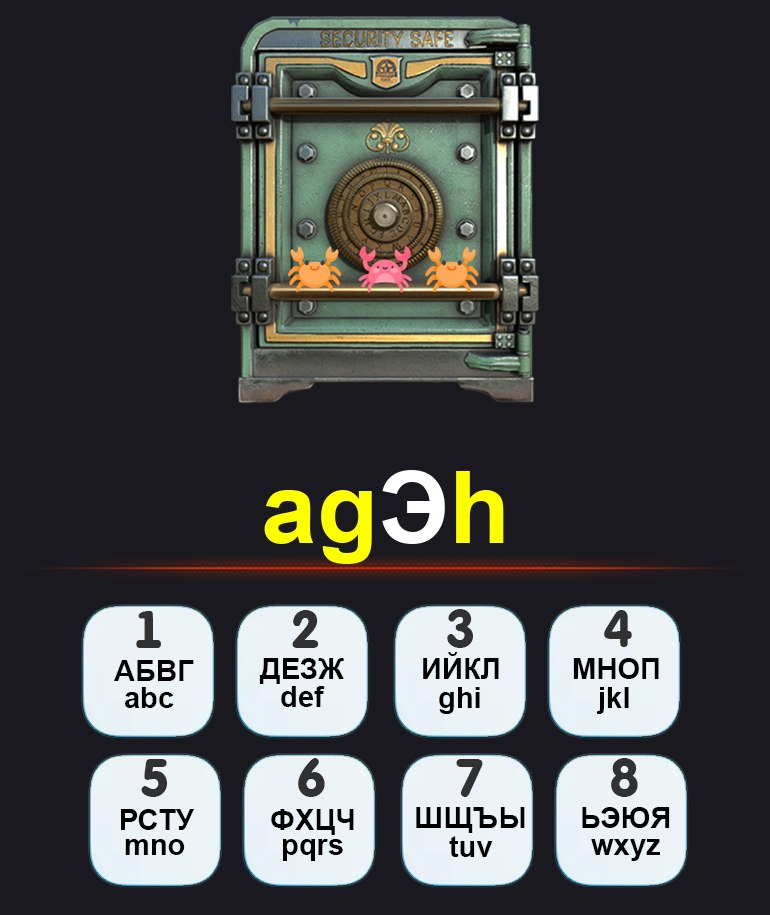
#> input picture test_data/1.jpg, 770 x 915 px
$ python -i ocr.py   (imports and definitions only)
#> lines starting #> are read from the running program, lines starting #| are printed output that depends on the picture; after the words box and inside, x2 and y2 are one past the last pixel; in counts of white or black regions, pixels touching at a corner belong together
#> further down, picture is the input picture: PIL image 770x915 RGB; mean R, G, B 74.5, 75.2, 75.2
import numpy as np
from PIL import Image, ImageOps
import pytesseract

RU = "АБВГДЕЖЗИЙКЛМНОПРСТУФХЦЧШЩЪЫЬЭЮЯ"
EN = "abcdefghijklmnopqrstuvwxyz"
BASE_W, BASE_H = 770, 915
BASE_BOX = (170, 450, 610, 567)


def crop_code(img: Image.Image) -> Image.Image:
    w, h = img.size
    if (w, h) == (BASE_W, BASE_H):
        return img.crop(BASE_BOX)
    kx, ky = w / BASE_W, h / BASE_H
    x1, y1, x2, y2 = BASE_BOX
    return img.crop((int(x1 * kx), int(y1 * ky), int(x2 * kx), int(y2 * ky)))


def extract_code(img: Image.Image) -> str:
    arr = np.array(img.convert("RGB"), dtype=int)
    r, g, b = arr[..., 0], arr[..., 1], arr[..., 2]
    # пороги чуть мягче 250/240, чтобы захватить сглаженные края букв
    white = (r > 200) & (g > 200) & (b > 200)  # русские заглавные
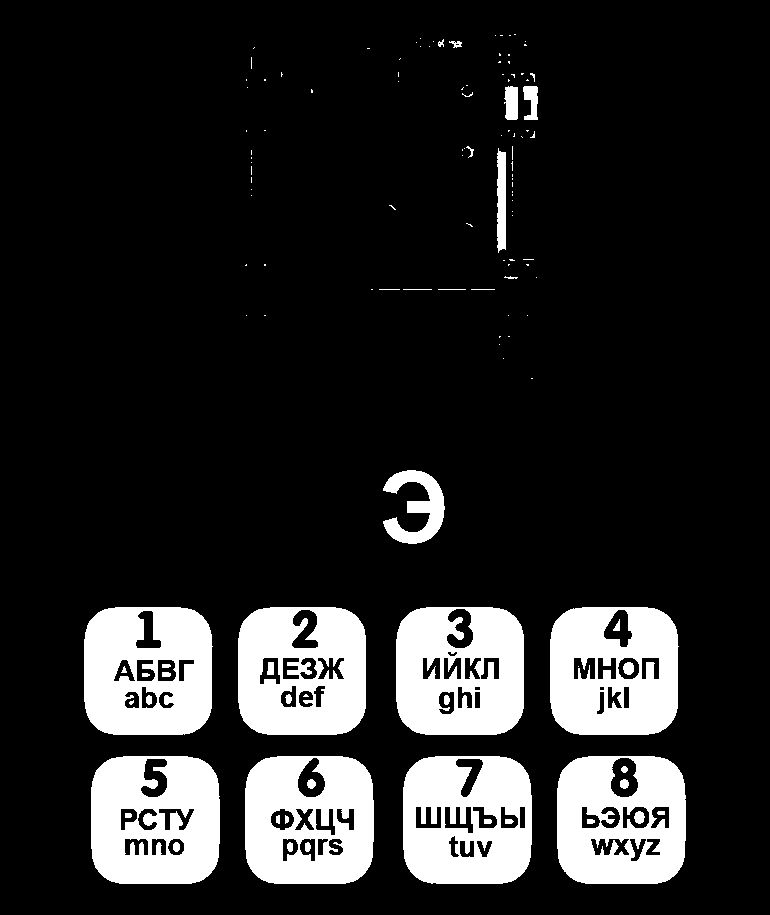
#> white: shape (915, 770) bool; 15.8% white; 130 white regions (86 under 20 px), largest, box (x1, y1, x2, y2) and area: (91, 756, 220, 884) 13513, (84, 607, 213, 735) 13409, (396, 607, 524, 735) 13334
    yellow = (r > 200) & (g > 200) & (b < 100)  # английские строчные
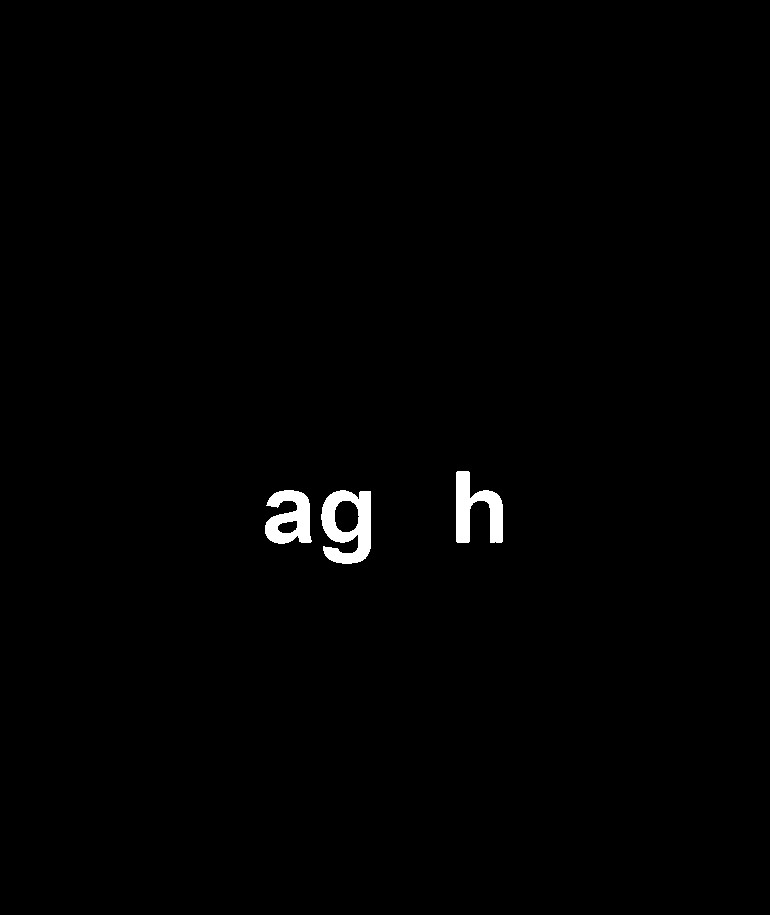
#> yellow: shape (915, 770) bool; 0.82% white; 3 white regions, box (x1, y1, x2, y2) and area: (321, 490, 371, 564) 2299, (456, 471, 503, 543) 1843, (265, 490, 312, 544) 1643
    combined = white | yellow
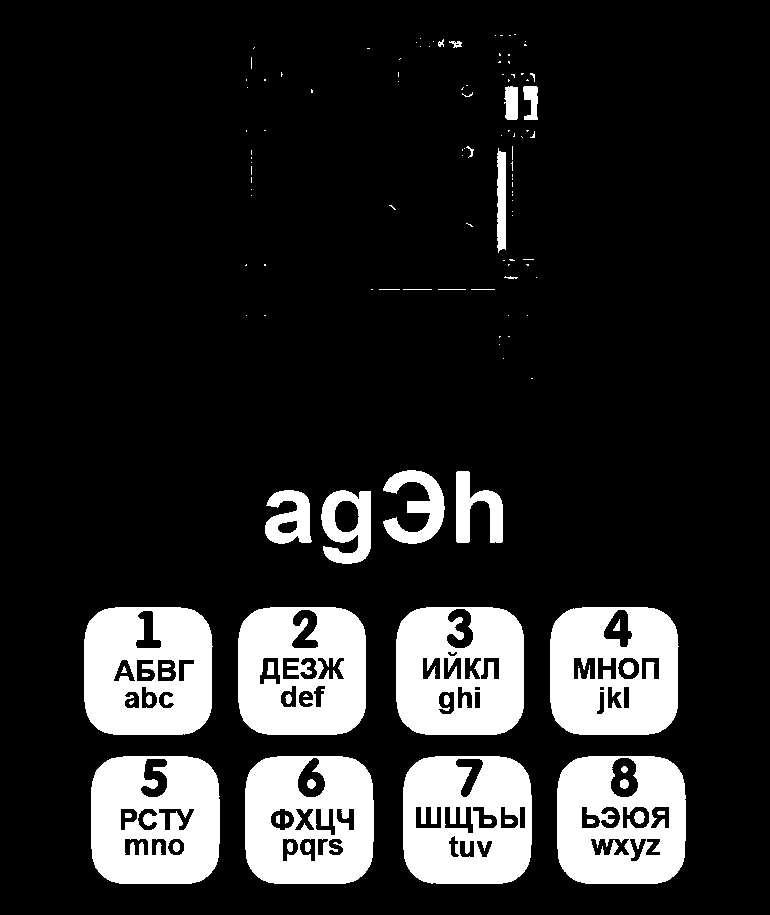
#> combined: shape (915, 770) bool; 16.7% white; 133 white regions (86 under 20 px), largest, box (x1, y1, x2, y2) and area: (91, 756, 220, 884) 13513, (84, 607, 213, 735) 13409, (396, 607, 524, 735) 13334
    if not combined.any():
        return ""

    # сегментация по столбцам: каждый символ — отдельный блок
    col = combined.any(axis=0)
    boxes, start = [], None
    for x in range(len(col)):
        if col[x] and start is None:
            start = x
        elif not col[x] and start is not None:
            boxes.append((start, x))
            start = None
#> after the loop, boxes = [(84, 220), (238, 374), (379, 538), (550, 686)]
    if start is not None:
        boxes.append((start, len(col)))
    boxes = [bx for bx in boxes if bx[1] - bx[0] >= 4][:5]

    chars = []
    for x1, x2 in boxes:
        is_ru = white[:, x1:x2].sum() >= yellow[:, x1:x2].sum()
        mask = (white if is_ru else yellow)[:, x1:x2]
        rows = np.where(mask.any(axis=1))[0]
        if rows.size < 10:
            continue
        y1, y2 = rows[0], rows[-1] + 1
        chars.append((mask[y1:y2], is_ru))
#> this loop made 4 passes
#> (x1, x2, y1) on passes 1 to 4: (84, 220, 607), (238, 374, 47), (379, 538, 34), (550, 686, 607)
#> pass 1, in extract_code, `mask = (white if is_ru else yellow)[:, x1:x2]`:
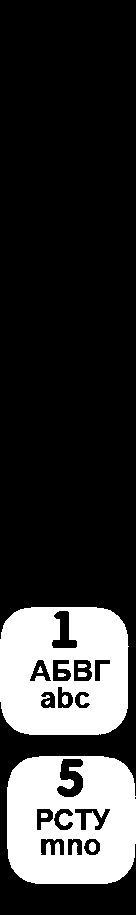
#> mask: shape (915, 136) bool; 21.9% white; 10 white regions (1 under 20 px), largest, box (x1, y1, x2, y2) and area: (7, 756, 136, 884) 13513, (0, 607, 129, 735) 13409, (89, 842, 96, 852) 58
#> pass 3, in extract_code, `mask = (white if is_ru else yellow)[:, x1:x2]`:
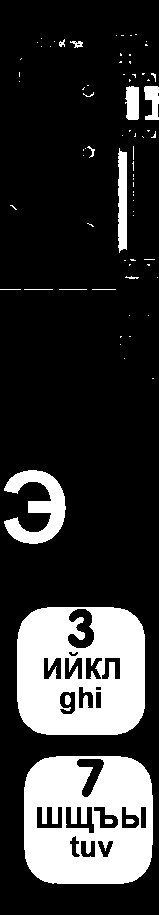
#> mask: shape (915, 159) bool; 21.4% white; 78 white regions (61 under 20 px), largest, box (x1, y1, x2, y2) and area: (17, 607, 145, 735) 13334, (24, 756, 153, 884) 13290, (4, 470, 66, 544) 2280
#> after the loop, chars = 4 items

    out = ""
    for mask, is_ru in chars:
        ch = _recognize(mask, is_ru)
        ch = _fix_letter(ch, mask)  # геометрическая коррекция путаницы a/d, n/h, o/b
        out += ch
#> this loop made 1 pass
#> (is_ru, lang in _recognize, allowed in _recognize) on pass 1: (True, 'rus', 'АБВГДЕЖЗИЙКЛМНОПРСТУФХЦЧШЩЪЫЬЭЮЯ')
#> pass 1, in _mask_to_image, `img = Image.fromarray(np.where(mask, 0, 255).astype(np.uint8))`:
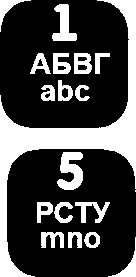
#> img: PIL image 136x277 L; 27.8% white; 19 white regions (1 under 20 px), largest, box (x1, y1, x2, y2) and area: (0, 0, 136, 277) 6220, (57, 152, 83, 190) 637, (52, 4, 77, 41) 488
#> pass 1, in _recognize, `img = _mask_to_image(mask)`:
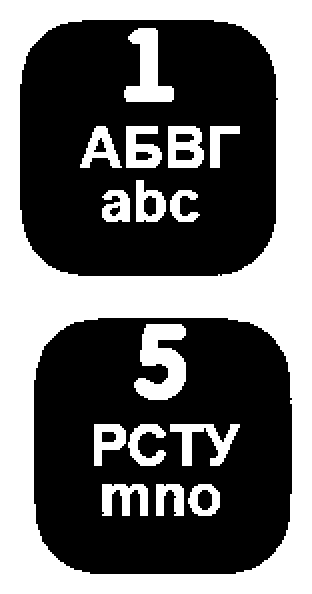
#> img: PIL image 312x594 L; 41.3% white; 16 white regions, largest, box (x1, y1, x2, y2) and area: (0, 0, 312, 594) 61516, (134, 324, 186, 400) 2548, (124, 28, 174, 102) 1952
#> after the loop, out = ''
    return out


def _mask_to_image(mask: np.ndarray) -> Image.Image:
    img = Image.fromarray(np.where(mask, 0, 255).astype(np.uint8))
    factor = max(2, min(6, 140 // max(1, img.height) + 1))
    img = img.resize((img.width * factor, img.height * factor), Image.Resampling.LANCZOS)
    img = img.point(lambda p: 0 if p < 128 else 255)  # повторная бинаризация
    return ImageOps.expand(img, border=20, fill=255)


def _recognize(mask: np.ndarray, is_ru: bool) -> str:
    lang = "rus" if is_ru else "eng"
    allowed = RU if is_ru else EN
    img = _mask_to_image(mask)
    votes = []
    for psm in ("10", "8", "6"):
        cfg = f"--psm {psm} -c tessedit_char_whitelist={allowed}"
        try:
#> (the run stopped early here; a loop or call above may not have finished)
